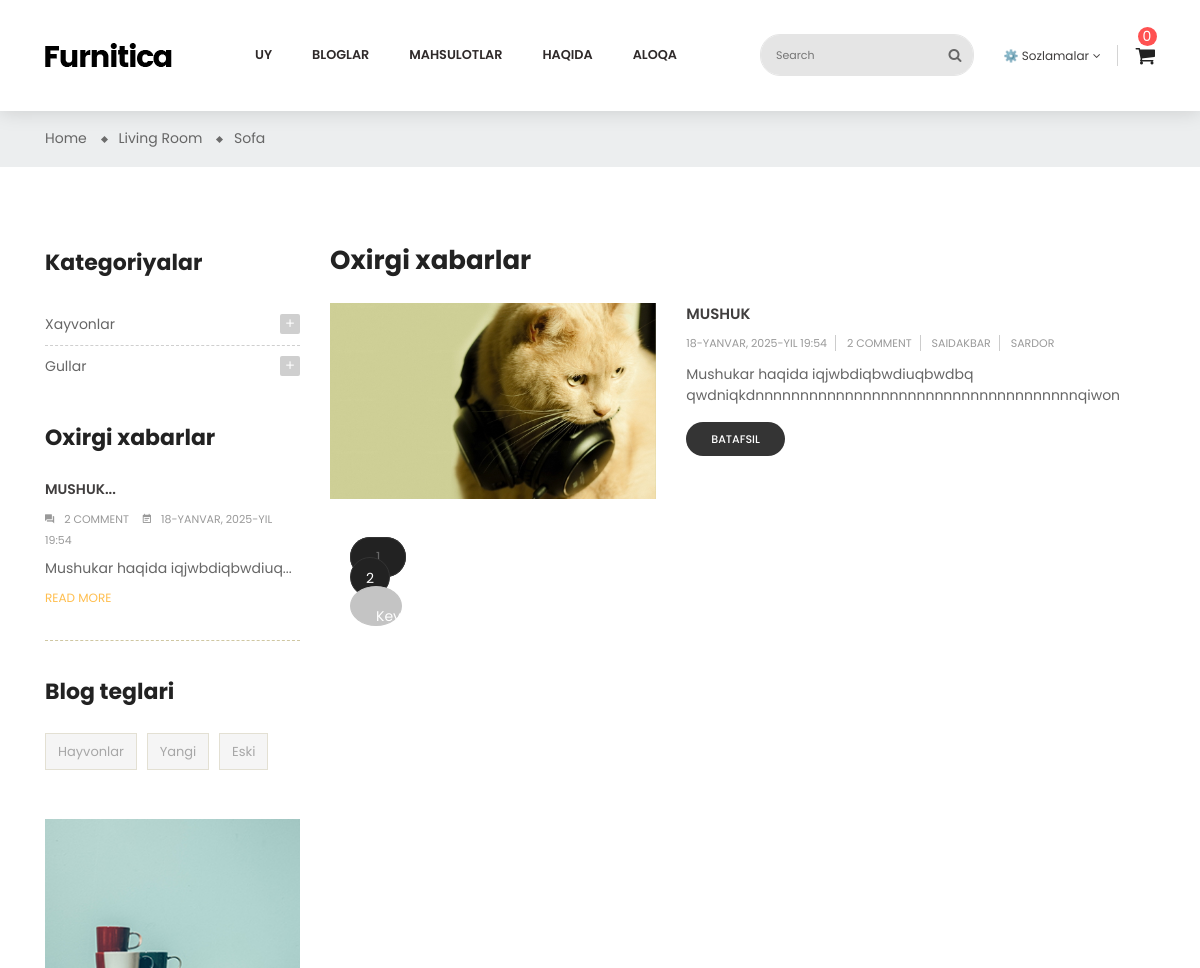
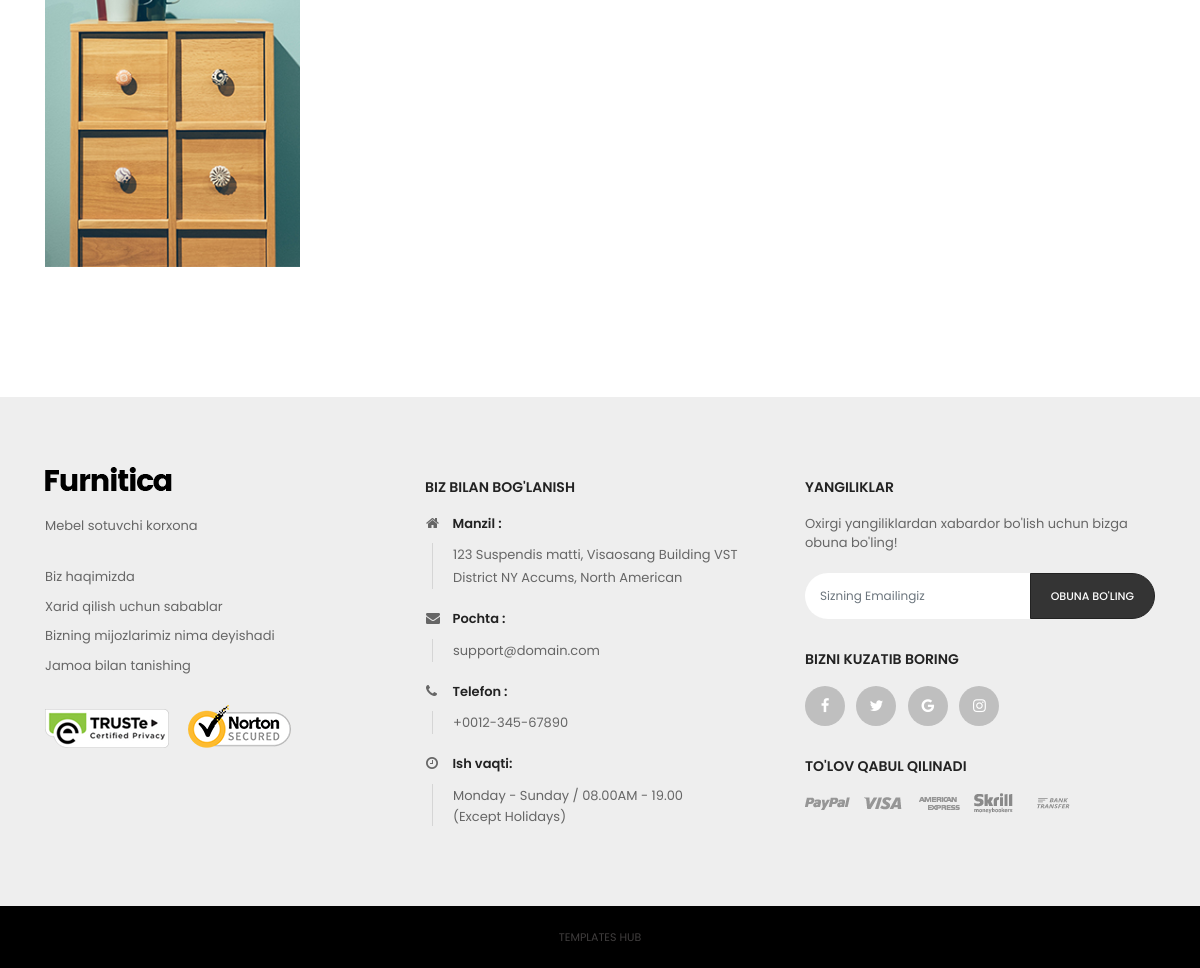
Page /uz/blogs/ on the committed database (2 pictures, top to bottom).
### blogs/models.py (models this page shows, shortened)
class BlogCategoryModel(BaseModel):
    title = models.CharField(max_length=128, verbose_name=_('title'))
    parent = models.ForeignKey(
        'self', on_delete=models.PROTECT,
        null=True, blank=True,
        related_name='children',
        verbose_name=_('parent')
    )
    def __str__(self):
        return self.title
    class Meta:
        verbose_name = _('blog category')
        verbose_name_plural = _('blog categories')

class BlogModel(BaseModel):
    image = models.ImageField(upload_to='blogs', verbose_name=_('image'))
    title = models.CharField(max_length=128, verbose_name=_('title'))
    description = models.TextField(verbose_name=_('description'))
    authors = models.ManyToManyField(
        BlogAuthorModel,
        related_name='blogs',
        verbose_name=_('authors')
    )
    categories = models.ManyToManyField(
        BlogCategoryModel,
        related_name='blogs',
        verbose_name=_('categories')
    )
    tags = models.ManyToManyField(
        BlogTagModel,
        related_name='tags',
        verbose_name=_('tags')
    )
    class Meta:
        verbose_name = _('blog')
        verbose_name_plural = _('blogs')

class BlogTagModel(BaseModel):
    title = models.CharField(max_length=128, verbose_name=_('title'))
    class Meta:
        verbose_name = _('blog tag')
        verbose_name_plural = _('blog tags')

class BlogAuthorModel(BaseModel):
    first_name = models.CharField(max_length=128, verbose_name=_('first_name'))
    last_name = models.CharField(max_length=128, verbose_name=_('last_name'))
    avatar = models.ImageField(upload_to='blogs/authors/', verbose_name=_('avatar'))
    class Meta:
        verbose_name = _('blog author')
        verbose_name_plural = _('blog authors')

### blogs/views.py (the view)
# urls.py: path('',views.BlogListView.as_view(),name='blog'),
class BlogListView(ListView):
    template_name = 'blogs/blog.html'
    model = models.BlogModel
    context_object_name = 'blogs'
    paginate_by = 1
    def get_queryset(self):
        blogs = models.BlogModel.objects.all()
        cat = self.request.GET.get('cat')
        tag = self.request.GET.get('tag')
        q = self.request.GET.get('q')
        if cat:
            blogs = blogs.filter(categories=cat)
        if tag:
            blogs = blogs.filter(tags=tag)
        if q:
            blogs = blogs.filter(
                Q(title__icontains=q) | Q(short_description__icontains=q)
            )
        return blogs
    def get_context_data(self,*,object_list=None, **kwargs):
        context = super().get_context_data(**kwargs)
        context['categories'] = models.BlogCategoryModel.objects.all()
        context['tags'] = models.BlogTagModel.objects.all()
        context['comments'] = models.BlogCommentModel.objects.all()
        return context

### templates/blogs/blog.html (shortened to what this page needs)
{% extends 'layouts/base.html' %}
{% load static %}
{% load i18n %}
{% block body %} id="blog-list-sidebar-left" class="blog" {% endblock %}
{% block content %}
<div class="main-content">
    <div id="wrapper-site">
        <div id="content-wrapper">
            <div id="main">
                <div class="page-home">
                    <nav class="breadcrumb-bg">
                        <div class="container no-index">
                            <div class="breadcrumb">
                                <ol>
                                    <li>
                                        <a href="#">
                                            <span>Home</span>
                                        </a>
                                    </li>
                                    <li>
                                        <a href="#">
                                            <span>Living Room</span>
                                        </a>
                                    </li>
                                    <li>
                                        <a href="#">
                                            <span>Sofa</span>
                                        </a>
                                    </li>
                                </ol>
                            </div>
                        </div>
                    </nav>
                    <div class="container">
                        <div class="content">
                            <div class="row">
                                <div class="sidebar-3 sidebar-collection col-lg-3 col-md-3 col-sm-4">
                                    <div class="sidebar-block">
                                        <div class="title-block">{% trans 'Categories' %}</div>
                                        <div class="block-content">
                                            {% for category in categories %}
                                                {% if category.parent %}
                                                {% else %}
                                                    <div class="cateTitle hasSubCategory open level1">
                                                        <span class="arrow collapse-icons collapsed" data-toggle="collapse" data-target="#{{ category.id }}" aria-expanded="false" role="status">
                                                            <i class="zmdi zmdi-plus"></i>
                                                        </span>
                                                        <a class="cateItem" onclick="addUrlParameter('cat', {{ category.id }})">{{ category.title }}</a>
                                                    </div>
                                                {% endif %}
                                            {% endfor %}
                                        </div>
                                    </div>
                                    <div class="sidebar-block">
                                        <div class="title-block">{% trans 'Recent Posts' %}</div>
                                        <div class="post-item-content">
                                            <div>
                                                {% for blog in blogs %}
                                                    <div class="late-item first-child">
                                                        <a href="{% url 'blogs:blog_detail' pk=blog.id %}">
                                                            <p class="content-title">{{ blog.title|slice:'15' }}...
                                                            </p>
                                                        </a>
                                                        <span>
                                                                <i class="zmdi zmdi-comments"></i>{{ blog.comments.count }} comment
                                                        </span>
                                                        <span>
                                                            <i class="zmdi zmdi-calendar-note"></i>{{ blog.created_at }}
                                                        </span>
                                                        <p class="description">{{ blog.description|slice:'30' }}...
                                                        </p>
                                                        <p class="remove">
                                                            <a href="{% url 'blogs:blog_detail' pk=blog.id %}">READ MORE</a>
                                                        </p>
                                                    </div>
                                                {% endfor %}
                                            </div>
                                        </div>
                                    </div>
                                    <div class="sidebar-block product-tags">
                                        <div class="title-block">
                                            {% trans 'Blog Tags' %}
                                        </div>
                                        <div class="block-content">
                                            <ul class="listSidebarBlog list-unstyled">
                                                {% for tag in tags %}
                                                    <li>
                                                        <a onclick="addUrlParameter('tag', {{ tag.id }})" title="{{ tag.title }}">{{ tag.title }}</a>
                                                    </li>
                                                {% endfor %}
                                            </ul>
                                        </div>
                                    </div>
                                    <div class="sidebar-block group-image-special">
                                        <div class="effect">
                                            <a href="#">
                                                <img class="img-fluid" src="{% static 'img/blog/advertising.jpg' %}" alt="banner-2" title="banner-2">
                                            </a>
                                        </div>
                                    </div>
                                </div>
                                <div class="col-sm-8 col-lg-9 col-md-9 flex-xs-first main-blogs">
                                    <h2>{% trans 'Recent Posts' %}</h2>
                                    {% for blog in blogs %}
                                        <div class="list-content row">
                                            <div class="hover-after col-md-5 col-xs-12">
                                                <a href="{% url 'blogs:blog_detail' pk=blog.id %}">
                                                    <img src="{{ blog.image.url }}" alt="img">
                                                </a>
                                            </div>
                                            <div class="late-item col-md-7 col-xs-12">
                                                <p class="content-title">
                                                    <a href="{% url 'blogs:blog_detail' pk=blog.id %}">{{ blog.title }}</a>
                                                </p>
                                                <p class="post-info">
                                                    <span>{{ blog.created_at }}</span>
                                                    <span>{{ blog.comments.count }} comment</span>
                                                    {% for b_a in blog.authors.all %}
                                                        <span>{{ b_a.first_name }}</span>
                                                    {% endfor %}
                                                </p>
                                                <p class="description">{{ blog.description|slice:'150' }}
                                                </p>
                                                <span class="view-more">
                                                    <a href="{% url 'blogs:blog_detail' pk=blog.id %}">{% trans 'view more' %}</a>
                                                </span>
                                            </div>
                                        </div>
                                    {% endfor %}
                                    <div class="page-list col">
                                        <ul>
                                            {% for page in page_obj.paginator.page_range %}
                                                <li class="current active">
                                                    <a rel="nofollow"
                                                       onclick="addUrlParameter('page', {{ page }})"
                                                       class="disabled js-search-link">
                                                        {{ page }}
                                                    </a>
                                                </li>
                                            {% endfor %}
                                            {% if page_obj.has_next %}
                                                <li>
                                                    <a rel="next"
                                                       onclick="addUrlParameter('page', {{ page_obj.next_page_number }})"
                                                       class="next disabled js-search-link">
                                                        {% trans 'Next' %}
                                                    </a>
                                                </li>
                                            {% endif %}
                                        </ul>
                                    </div>
                                </div>
                            </div>
                        </div>
                    </div>
                </div>
            </div>
        </div>
    </div>
</div>
{% endblock %}

### rows in the picture
BlogCategoryModel: title "Xayvonlar"
BlogCategoryModel: title "Gullar"
BlogModel: title "MUSHUK", comments.count "2", created_at "18-YANVAR, 2025-YIL 19:54", description "Mushukar haqida iqjwbdiqbwdiuq", image (picture), description "Mushukar haqida iqjwbdiqbwdiuqbwdbq qwdniqkdnnnnnnnnnnnnnnnnnnnnnnnnnnnnnnnnnnnnqiwon"
BlogTagModel: title "Hayvonlar"
BlogTagModel: title "Yangi"
BlogTagModel: title "Eski"
BlogAuthorModel: first_name "SAIDAKBAR"
BlogAuthorModel: first_name "SARDOR"

### other values in the picture
{{ page }} "1" "2"
